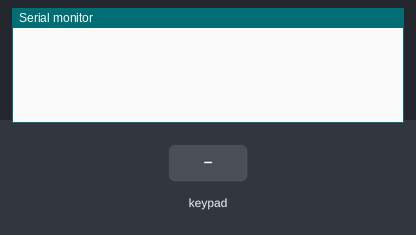
Simulated run of this sketch. Board: Arduino Uno, built with avr-gcc and run on an emulated ATmega328P. On the bench: the last lines printed to the serial monitor. Inputs (shaded band) come from the test bench.

Above: at 1.2 s.
1.3 s: key '0' pressed
At 1.9 s:
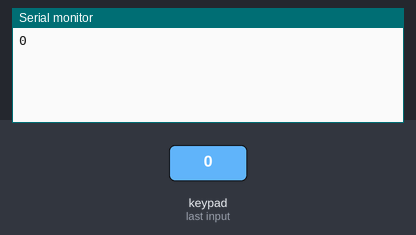
2.8 s: keypad keys 5 4 3 2 A pressed 0.4 s apart
At 5.7 s:
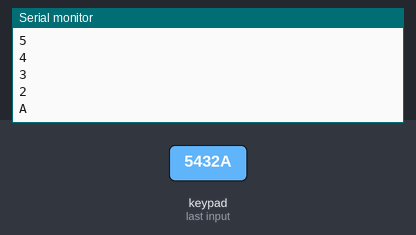
6.3 s: key 'B' pressed
At 7.1 s:
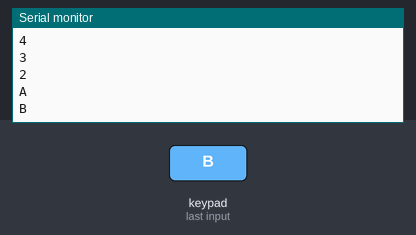
7.8 s: keypad keys 5 4 3 2 D pressed 0.4 s apart
At 10.5 s:
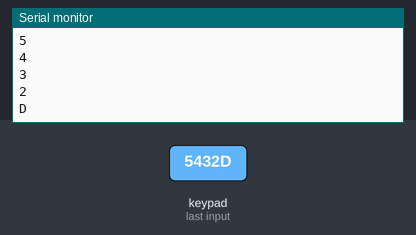
11.3 s: key 'C' pressed
At 11.9 s:
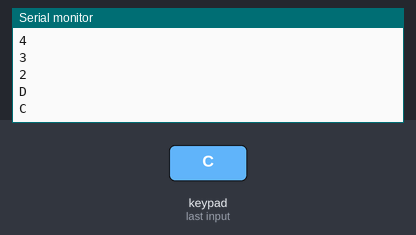
12.8 s: key 'E' pressed
At 13.2 s:
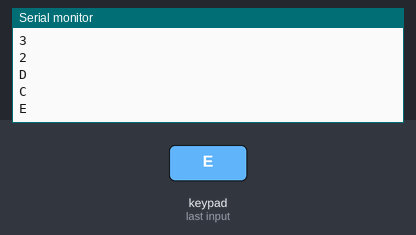
Timing chart, 0 to 15.3 s (numbered marks = the images above; inputs shaded):
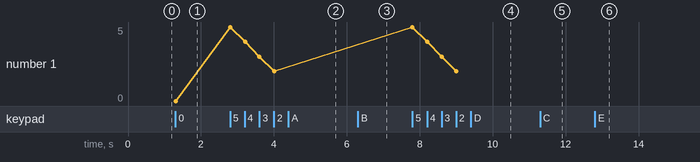

The sketch:

keypad.ino
```cpp
#include <Keypad.h>

const byte ROWS = 4;
const byte COLS = 4;
char keys[ROWS][COLS] = {
  {'0','1','2','3'},
  {'4','5','6','7'},
  {'8','9','A','B'},
  {'C','D','E','F'}
};

byte rowPins[ROWS] = {5, 4, 3, 2};
byte colPins[COLS] = {9, 8, 7, 6};

Keypad keypad = Keypad(makeKeymap(keys), rowPins, colPins, ROWS, COLS);

void setup() {
  // put your setup code here, to run once:
  Serial.begin(9600);
}

void loop() {
  // put your main code here, to run repeatedly:
  char key = keypad.getKey();

  if(key){
    Serial.println(key);
  }

}
```

Measured:
- after the input at 1.3 s, the serial monitor: prints a new line at once (image 1)
- after the input at 2.8 s, the serial monitor: prints a new line at once (image 2)
- after the input at 6.3 s, the serial monitor: prints a new line at once (image 3)
- after the input at 7.8 s, the serial monitor: prints a new line at once (image 4)
- after the input at 11.3 s, the serial monitor: prints a new line at once (image 5)
- after the input at 12.8 s, the serial monitor: prints a new line at once (image 6)
- plotted number 1: 0 → 2 after the input at 2.8 s
